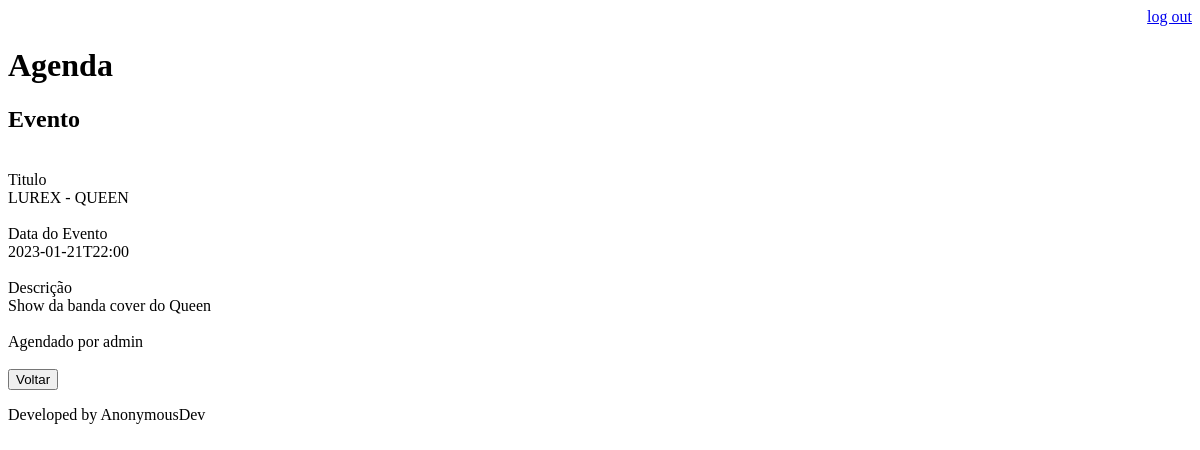
/agenda/eventos/?id=5 (signed in), run on an earlier commit of the app's database.
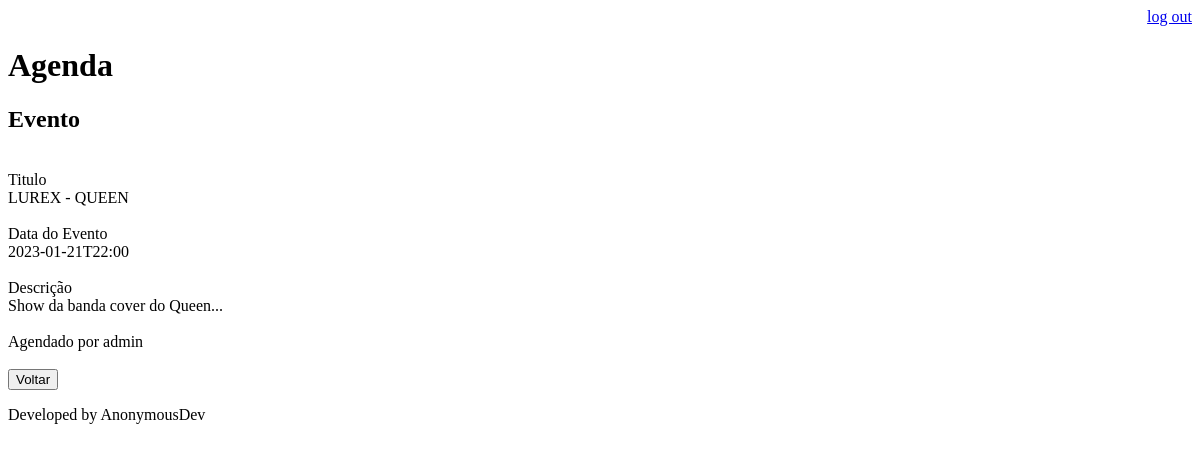
And on a later commit of the database.
### core/models.py (models this page shows, shortened)
class Evento(models.Model):
    titulo = models.CharField(max_length=100)
    descricao = models.TextField(blank=True, null=True)
    data_evento = models.DateTimeField(verbose_name='Data do Evento')
    data_criacao = models.DateTimeField(auto_now=True)
    usuario = models.ForeignKey(User, on_delete=models.CASCADE)
    class Meta:
        db_table = 'evento'
    def get_data_input_evento(self):
        return self.data_evento.strftime('%Y-%m-%dT%H:%M')

### core/views.py (the view)
# urls.py: path('agenda/eventos/', views.view_evento),
@login_required(login_url='/login/')
def view_evento(request):
    id_evento = request.GET.get('id')
    dados = {}
    if id_evento:
        dados['evento'] = Evento.objects.get(id=id_evento)
    return render(request, 'viewevento.html', dados)

### templates/viewevento.html (shortened to what this page needs)
{% extends "model-page.html" %}
{% block content %}
<h2>Evento</h2>
    <br>
    <label>Titulo</label><br>
    {{ evento.titulo }}
    <br><br>
    <label>Data do Evento</label><br>
    {{ evento.get_data_input_evento }}
    <br><br>
    <label>Descrição</label><br>
    {{ evento.descricao }}
    <br><br>
    <label>Agendado por</label>
    {{ evento.usuario }}
    <br><br>
    <a href="/">
        <button type="button">Voltar</button>
    </a>
{% endblock %}

What changed in the data, as far as the page shows it:
changed Evento "LUREX - QUEEN": descricao "Show da banda cover do Queen" → "Show da banda cover do Queen..."
